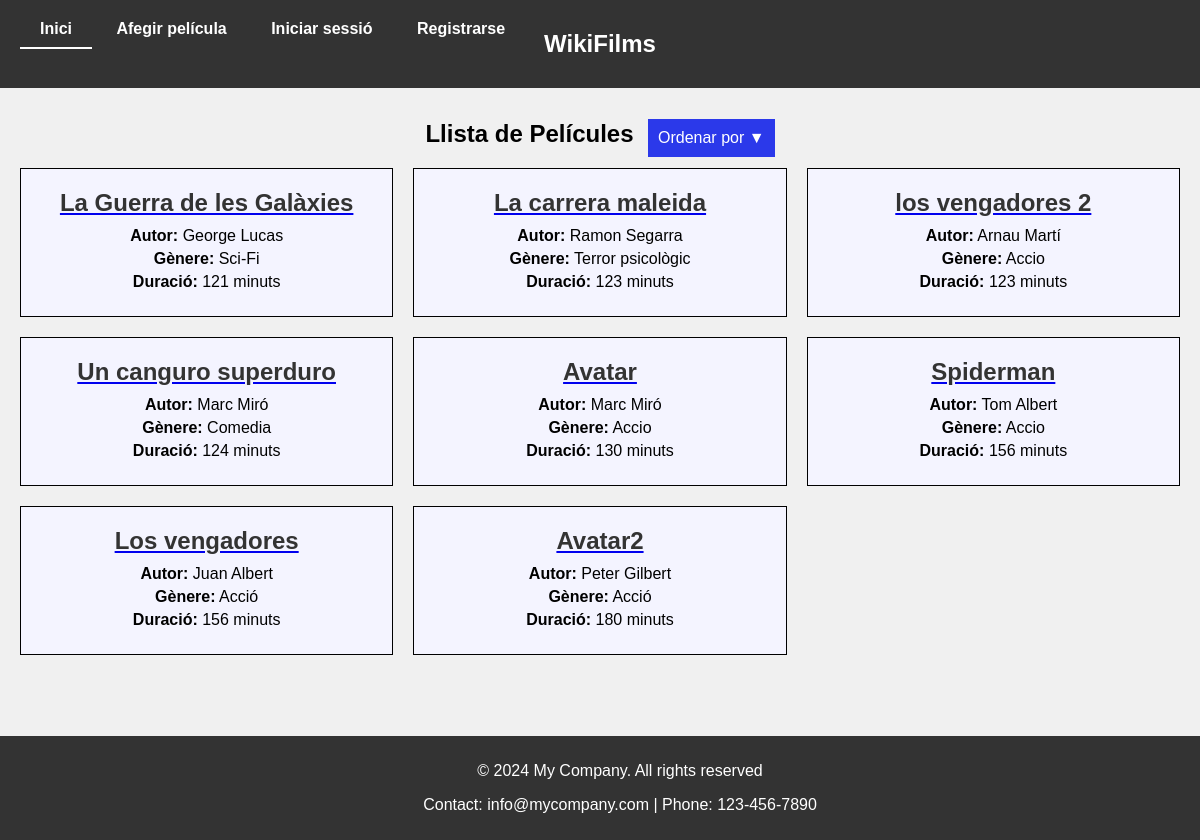
/?order=duracion&direction=asc, run on the app's committed database.
### films/models.py (models this page shows, shortened)
class Film(models.Model):
    title = models.CharField(max_length=100)
    author = models.CharField(max_length=100)
    genre = models.CharField(max_length=100, blank=True, null=True)
    duration = models.IntegerField()
    actors = models.ManyToManyField(Actor, related_name='films')

### films/views.py (the view)
# urls.py: path('', BookListView.as_view(), name='book_list'),
class BookListView(ListView):
    model = Film
    template_name = 'film_list.html'
    context_object_name = 'books'
    def get_queryset(self):
        queryset = super().get_queryset()  # Obtiene el queryset base de la clase padre
        order_by = self.request.GET.get('order')  # Obtiene el parámetro de orden
        direction = self.request.GET.get('direction')  # Obtiene el parámetro de dirección
        if order_by == 'duracion':
            if direction == 'asc':
                queryset = queryset.order_by('duration')
            elif direction == 'desc':
                queryset = queryset.order_by('-duration')
        elif order_by == 'alfabetico':
            if direction == 'asc':
                queryset = queryset.order_by('title')
            elif direction == 'desc':
                queryset = queryset.order_by('-title')
        return queryset

### templates/film_list.html (shortened to what this page needs)
{% extends "base.html" %}
{% block content %}
    {% load static %}
    <link rel="stylesheet" type="text/css" href="{% static 'film_list.css' %}">
<div class="container">
  <h2 class="section-title">Llista de Películes</h2>
  <div class="dropdown">
    <button class="dropbtn">Ordenar por <span class="current-order">▼</span></button>
  </div>
</div>
<div class="film-container">
    {% for film in books %}
            <div class="film-item">
                <a href="{% url 'book_detail' pk=film.pk %}">
                    <h2>{{ film.title }}</h2>
                </a>
                <div class="film-info">
                    <div><strong>Autor:</strong> {{ film.author }}</div>
                    <div><strong>Gènere:</strong> {{ film.genre }}</div>
                    <div><strong>Duració:</strong> {{ film.duration }} minuts</div>
                </div>
            </div>
    {% endfor %}
</div>
{% endblock %}

### static/base.css (style rules this page uses)
body { font-family: Arial, sans-serif; margin: 20px; background-color: #f0f0f0; height: 100vh; }
h2 { margin-top: 100px; }

### static/film_list.css (style rules this page uses)
.film-item h2 { margin-top: 0; margin-bottom: 10px; font-size: 24px; color: #333; text-decoration: none; transition: color 0.3s ease; }
.film-container { display: grid; grid-template-columns: repeat(auto-fill, minmax(300px, 1fr)); gap: 20px; justify-content: center; }
.film-item { border: 1px solid #000000; padding: 20px; text-align: center; background: #f4f4ff; }
.film-info div { margin-bottom: 5px; }
.container { text-align: center; }
.section-title { display: inline-block; margin-right: 10px; }
.dropdown { display: inline-block; vertical-align: middle; }
.dropdown { position: relative; display: inline-block; }
.dropbtn { background-color: #2b39ea; color: white; padding: 10px; font-size: 16px; border: none; cursor: pointer; }

### data on the page
Film: title "La Guerra de les Galàxies", author "George Lucas", genre "Sci-Fi", duration "121"
Film: title "La carrera maleida", author "Ramon Segarra", genre "Terror psicològic", duration "123"
Film: title "los vengadores 2", author "Arnau Martí", genre "Accio", duration "123"
Film: title "Un canguro superduro", author "Marc Miró", genre "Comedia", duration "124"
Film: title "Avatar", author "Marc Miró", genre "Accio", duration "130"
Film: title "Spiderman", author "Tom Albert", genre "Accio", duration "156"
Film: title "Los vengadores", author "Juan Albert", genre "Acció", duration "156"
Film: title "Avatar2", author "Peter Gilbert", genre "Acció", duration "180"
